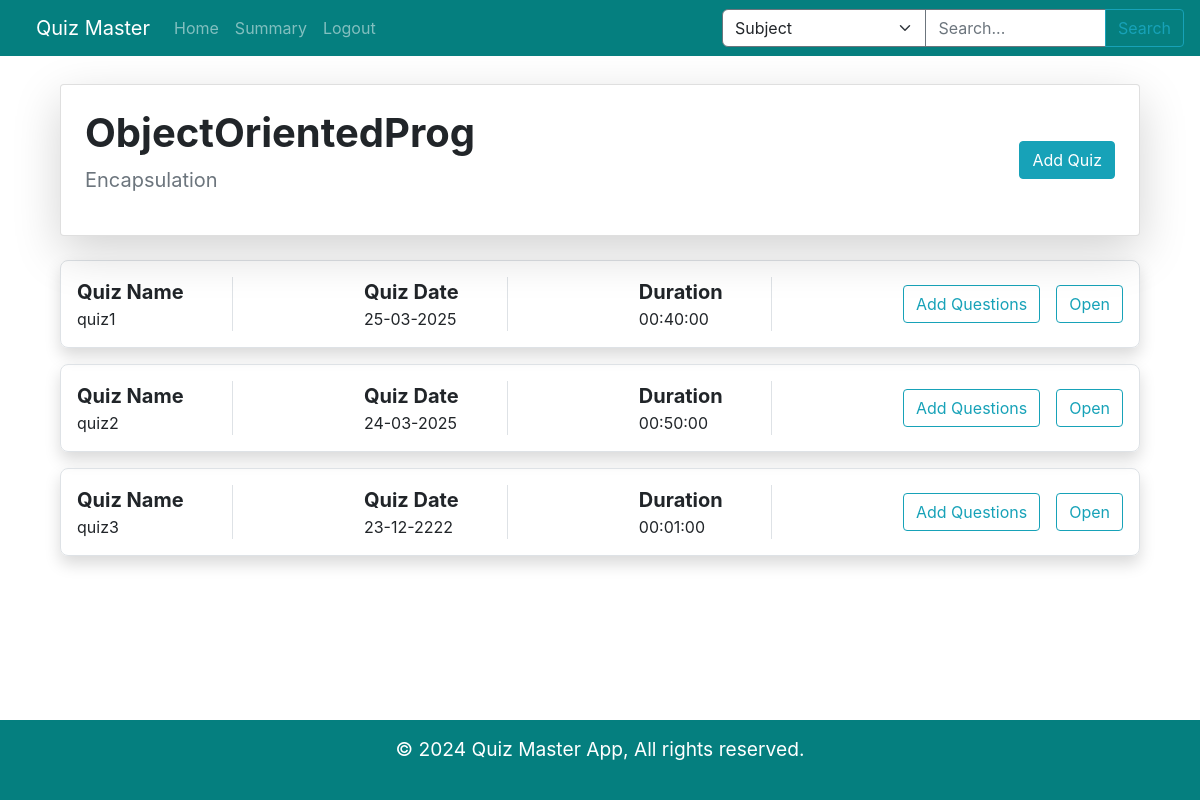
Page /quizzes/S983b7a61/Ca82f18ff (signed in) on the committed database.
### app/models.py (models this page shows)
class Subject(db.Model):
    __tablename__ = 'subject'
    sub_id = db.Column(db.String, primary_key=True, nullable=False)
    sub_name = db.Column(db.String, nullable=False)
    sub_desc = db.Column(db.String)
    chapters = db.relationship('Chapter', backref='subject', cascade='all, delete-orphan')
    questions = db.relationship('Question', backref='subject', cascade='all, delete-orphan')

class Chapter(db.Model):
    __tablename__ = 'chapter'
    chp_id = db.Column(db.String, primary_key=True, nullable=False)
    chp_name = db.Column(db.String, nullable=False)
    chp_desc = db.Column(db.String)
    sub_id = db.Column(db.String, db.ForeignKey('subject.sub_id'), nullable=False)
    quizzes = db.relationship('Quiz', backref='chapter', cascade='all, delete-orphan')
    questions = db.relationship('Question', backref='chapter', cascade='all, delete-orphan')

class Quiz(db.Model):
    __tablename__ = 'quiz'
    q_id = db.Column(db.String, primary_key=True, nullable=False)
    q_name = db.Column(db.String, nullable=False)
    chp_id = db.Column(db.String, db.ForeignKey('chapter.chp_id'), nullable=False)
    sub_id = db.Column(db.String, db.ForeignKey('subject.sub_id'), nullable=False)
    date_of_quiz = db.Column(db.Date)
    time_dur = db.Column(db.Time)
    scores = db.relationship('Score', backref='quiz', cascade='all, delete-orphan')

### app/routes.py (the view)
@main.route('/quizzes/<subject>/<chap>',methods=['GET','POST'])
@login_required
def quiz_list(subject,chap):
    sub=Subject.query.filter_by(sub_id=subject).first()
    chapter=Chapter.query.get(chap)
    quiz_list=Quiz.query.filter_by(chp_id=chap).all()
    if session.get('user_type') == 'admin':
        return render_template('quiz_list.html',sub=sub,chapter=chapter, quiz_list=quiz_list)
    else:
        return render_template('quiz_list_user.html',sub=sub,chapter=chapter, quiz_list=quiz_list, today_date=date.today())

### app/routes.py (called while the page is built)
def login_required(f):
    @wraps(f)
    def decorated_function(*args, **kwargs):
        if 'user_id' not in session:
            flash('Login to start !!','error')
            return redirect(url_for('main.login'))
        return f(*args, **kwargs)
    return decorated_function

### app/templates/quiz_list.html (shortened to what this page needs)
{% extends 'layout.html' %}
{% block content %}
<div class="container mt-4">
    <div class="card shadow-lg p-4 mb-4 rounded">
        <div class="d-flex justify-content-between align-items-center">
            <div>
                <h1 class="fw-bold">{{ sub.sub_name }}</h1>
                <p class="text-muted fs-5">{{ chapter.chp_name }}</p>
            </div>
            <div>
                <button class="btn btn-info" data-toggle="modal" data-target="#addQuiz">Add Quiz</button>
            </div>
        </div>
    </div>
<div>
{% for quiz in quiz_list %}
<div class="d-flex justify-content-between shadow rounded-3 border p-3 mb-3">
  <div class="border-end pr-5"><div class="fs-5 fw-bold">Quiz Name</div>{{quiz.q_name}}</div>
  <div class="border-end pr-5"><div class="fs-5 fw-bold">Quiz Date</div>{{quiz.date_of_quiz.strftime('%d-%m-%Y')}}</div>
  <div class="border-end pr-5"><div class="fs-5 fw-bold">Duration</div>{{quiz.time_dur}}</div>
  <div class="d-flex justify-content-center align-items-center">
    <button class="btn btn-outline-info" data-toggle="modal" data-target="#addQuestion{{quiz.q_id}}">Add Questions</button>
    <a class="btn btn-outline-info ml-3" href="{{ url_for('main.questions',subject=sub.sub_id,chap=chapter.chp_id,quiz=quiz.q_id) }}">Open</a>
  </div>
</div>
{% endfor %}
</div>
</div>
{% endblock %}

### app/templates/layout.html (style rules this page uses)
body { display: flex; flex-direction: column; }
.container { flex-grow: 1; }

### app/templates/quiz_list.html (style rules this page uses)
body { background-color: white; }
.card { border-left: 5px solid rgb(9, 120, 120); }

### rows in the picture
Subject: sub_name "ObjectOrientedProg"
Chapter: chp_name "Encapsulation"
Quiz: q_name "quiz1", date_of_quiz "25-03-2025", time_dur "00:40:00"
Quiz: q_name "quiz2", date_of_quiz "24-03-2025", time_dur "00:50:00"
Quiz: q_name "quiz3", date_of_quiz "23-12-2222", time_dur "00:01:00"
